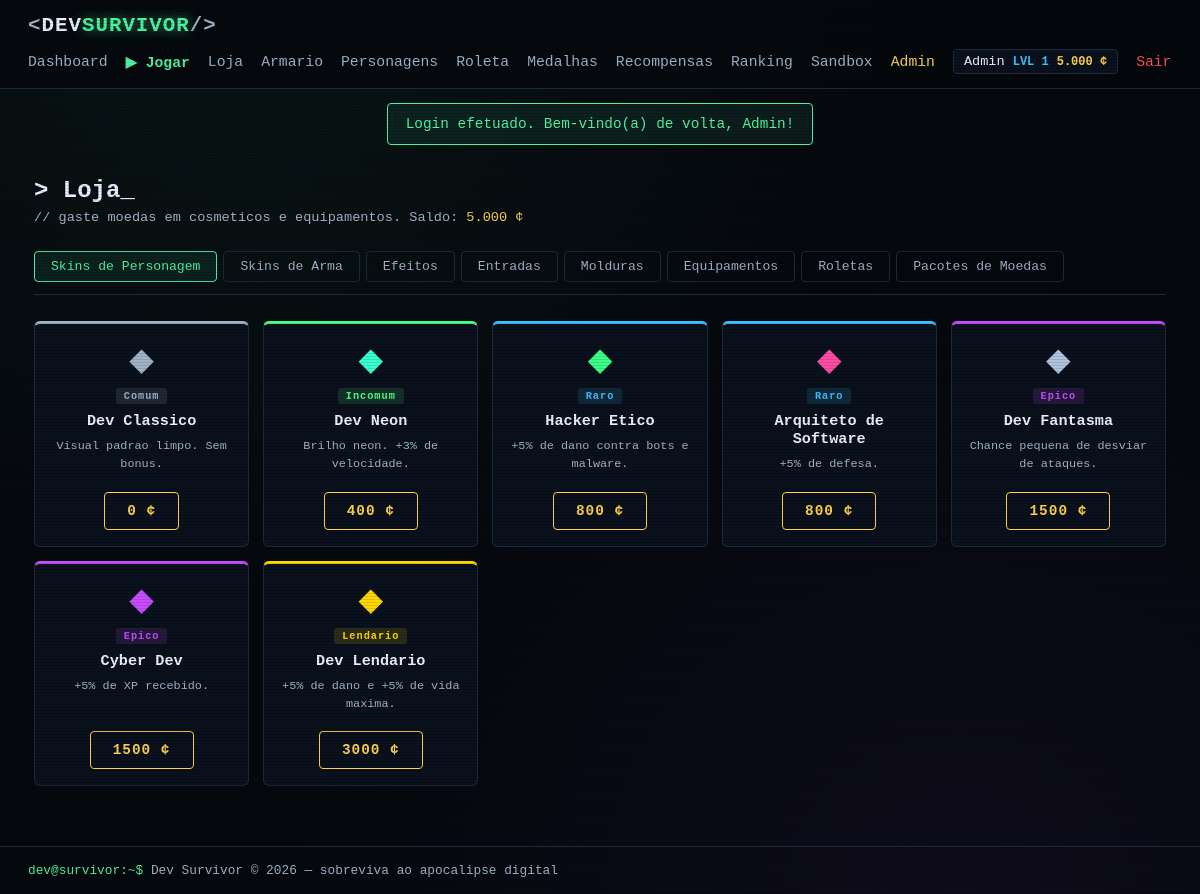
Screenshot of /pages/store.php (signed in) with the database file from the repository.
### tables this page shows
CREATE TABLE players_stats (
  id                  INT UNSIGNED NOT NULL AUTO_INCREMENT,
  user_id             INT UNSIGNED NOT NULL,
  level               INT UNSIGNED NOT NULL DEFAULT 1,
  xp                  INT UNSIGNED NOT NULL DEFAULT 0,
  coins               INT UNSIGNED NOT NULL DEFAULT 0,
  total_score         BIGINT UNSIGNED NOT NULL DEFAULT 0,
  total_kills         INT UNSIGNED NOT NULL DEFAULT 0,
  total_matches       INT UNSIGNED NOT NULL DEFAULT 0,
  total_survival_time INT UNSIGNED NOT NULL DEFAULT 0,
  best_score          INT UNSIGNED NOT NULL DEFAULT 0,
  best_kills          INT UNSIGNED NOT NULL DEFAULT 0,
  best_survival_time  INT UNSIGNED NOT NULL DEFAULT 0,
  maps_completed      INT UNSIGNED NOT NULL DEFAULT 0,
  last_free_roulette  DATE NULL,
  created_at          TIMESTAMP NOT NULL DEFAULT CURRENT_TIMESTAMP,
  updated_at          TIMESTAMP NOT NULL DEFAULT CURRENT_TIMESTAMP ON UPDATE CURRENT_TIMESTAMP,
  PRIMARY KEY (id),
  UNIQUE KEY uq_stats_user (user_id),
  CONSTRAINT fk_stats_user FOREIGN KEY (user_id) REFERENCES users (id) ON DELETE CASCADE
);

CREATE TABLE users (
  id         INT UNSIGNED NOT NULL AUTO_INCREMENT,
  name       VARCHAR(60)  NOT NULL,
  email      VARCHAR(120) NOT NULL,
  password   VARCHAR(255) NOT NULL,
  is_admin   TINYINT(1)   NOT NULL DEFAULT 0,
  created_at TIMESTAMP    NOT NULL DEFAULT CURRENT_TIMESTAMP,
  updated_at TIMESTAMP    NOT NULL DEFAULT CURRENT_TIMESTAMP ON UPDATE CURRENT_TIMESTAMP,
  PRIMARY KEY (id),
  UNIQUE KEY uq_users_email (email)
);

CREATE TABLE store_items (
  id            INT UNSIGNED NOT NULL AUTO_INCREMENT,
  name          VARCHAR(80)  NOT NULL,
  slug          VARCHAR(80)  NOT NULL,
  description   TEXT         NULL,
  category      VARCHAR(30)  NOT NULL,  
  rarity        VARCHAR(20)  NOT NULL DEFAULT 'comum',  
  price         INT UNSIGNED NOT NULL DEFAULT 100,
  effect_key    VARCHAR(30)  NULL,   
  effect_value  FLOAT        NOT NULL DEFAULT 0,
  color         VARCHAR(20)  NOT NULL DEFAULT '#4df3a3',
  payload       INT          NOT NULL DEFAULT 0,  
  character_slug VARCHAR(80) NULL,  
  active        TINYINT(1)   NOT NULL DEFAULT 1,
  unlock_level  INT UNSIGNED NOT NULL DEFAULT 1,
  created_at    TIMESTAMP    NOT NULL DEFAULT CURRENT_TIMESTAMP,
  PRIMARY KEY (id),
  UNIQUE KEY uq_store_slug (slug)
);

### includes/auth.php (called while the page is built, shortened)
<?php
require_once __DIR__ . '/../config/database.php';
function e($value): string
{
    return htmlspecialchars((string)$value, ENT_QUOTES, 'UTF-8');
}
function getFlashes(): array
{
    $flashes = $_SESSION['flash'] ?? [];
    return $flashes;
}
function isLoggedIn(): bool
{
    return isset($_SESSION['user_id']);
}
function isAdmin(): bool
{
    return isLoggedIn() && !empty($_SESSION['is_admin']);
}
function currentUser(): ?array
{
    static $user = null;
    static $loaded = false;
    if (!$loaded) {
        $loaded = true;
        if (isLoggedIn()) {
            $stmt = db()->prepare(
                'SELECT u.id, u.name, u.email, u.is_admin, u.created_at,
                        s.level, s.xp, s.coins, s.total_score, s.total_kills,
                        s.total_matches, s.total_survival_time,
                        s.best_score, s.best_kills, s.best_survival_time
                 FROM users u
                 LEFT JOIN players_stats s ON s.user_id = u.id
                 WHERE u.id = ?'
            );
            $stmt->execute([$_SESSION['user_id']]);
            $user = $stmt->fetch() ?: null;
        }
    }
    return $user;
}
require_once __DIR__ . '/helpers.php';

### config/database.php (called while the page is built, shortened)
<?php
function db(): PDO
{
    static $pdo = null;
    if ($pdo === null) {
        $dsn = 'mysql:host=' . DB_HOST . ';dbname=' . DB_NAME . ';charset=' . DB_CHARSET;
        try {
            $pdo = new PDO($dsn, DB_USER, DB_PASS, [
                PDO::ATTR_ERRMODE            => PDO::ERRMODE_EXCEPTION,
                PDO::ATTR_DEFAULT_FETCH_MODE => PDO::FETCH_ASSOC,
                PDO::ATTR_EMULATE_PREPARES   => false,
            ]);
        } catch (PDOException $e) {
            http_response_code(500);
            die(
                '<div style="font-family:monospace;background:#0a0f14;color:#ff4d5e;padding:40px;min-height:100vh">' .
                '<h1>[ERRO] Falha na conexao com o banco de dados</h1>' .
                '<p style="color:#9fb3c8">Verifique se o MySQL esta rodando no XAMPP e se o banco ' .
                '<strong style="color:#4df3a3">dev_survivor</strong> foi importado no phpMyAdmin (arquivo install.sql).</p>' .
                '<p style="color:#5c6b7a">Detalhe: ' . htmlspecialchars($e->getMessage(), ENT_QUOTES, 'UTF-8') . '</p>' .
                '</div>'
            );
        }
    }
    return $pdo;
}

### includes/helpers.php (called while the page is built, shortened)
<?php
function rarityColor(?string $rarity): string
{
    return RARITY_COLORS[$rarity] ?? '#9fb3c8';
}
function rarityLabel(?string $rarity): string
{
    return ucfirst($rarity ?? 'comum');
}

### pages/store.php (the view, shortened to what this page needs)
<?php
require_once __DIR__ . '/../includes/auth.php';
$pdo = db();
$userId = (int)$_SESSION['user_id'];
$tabs = [
    'skins'    => ['label' => 'Skins de Personagem', 'cats' => ['character_skin']],
    'armas'    => ['label' => 'Skins de Arma',        'cats' => ['weapon_skin']],
    'efeitos'  => ['label' => 'Efeitos',              'cats' => ['char_effect', 'shot_effect', 'kill_effect']],
    'entrada'  => ['label' => 'Entradas',             'cats' => ['entrance']],
    'molduras' => ['label' => 'Molduras',             'cats' => ['frame']],
    'equip'    => ['label' => 'Equipamentos',         'cats' => ['__equipment__']],
    'roletas'  => ['label' => 'Roletas',              'cats' => ['roulette']],
    'moedas'   => ['label' => 'Pacotes de Moedas',    'cats' => ['coin_pack']],
];
$tab = $_GET['tab'] ?? 'skins';
$user = currentUser();
$isEquip = $tabs[$tab]['cats'][0] === '__equipment__';
if ($isEquip) {
    $items = $pdo->query('SELECT * FROM equipment WHERE active = 1 ORDER BY FIELD(slot,"helmet","armor","gloves","boots","chip","amulet"), price')->fetchAll();
    $stmt = $pdo->prepare('SELECT equipment_id FROM player_equipment WHERE user_id = ?');
    $stmt->execute([$userId]);
    $ownedEquip = array_column($stmt->fetchAll(), 'equipment_id');
} else {
    $placeholders = implode(',', array_fill(0, count($tabs[$tab]['cats']), '?'));
    $stmt = $pdo->prepare("SELECT * FROM store_items WHERE category IN ($placeholders) ORDER BY FIELD(rarity,'comum','incomum','raro','epico','lendario','mitico'), price");
    $stmt->execute($tabs[$tab]['cats']);
    $items = $stmt->fetchAll();
    $stmt = $pdo->prepare('SELECT store_item_id FROM player_items WHERE user_id = ?');
    $stmt->execute([$userId]);
    $ownedItems = array_column($stmt->fetchAll(), 'store_item_id');
}
require_once __DIR__ . '/../includes/header.php';
?>
<h1 class="page-title">&gt; Loja<span class="cursor">_</span></h1>
<p class="page-sub">// gaste moedas em cosmeticos e equipamentos. Saldo: <span class="tx-yellow"><?= e(number_format((int)$user['coins'],0,',','.')) ?> &cent;</span></p>
<nav class="admin-tabs">
    <?php foreach ($tabs as $key => $t): ?>
        <a href="<?= e(BASE_URL) ?>/pages/store.php?tab=<?= e($key) ?>" class="<?= $tab === $key ? 'active' : '' ?>"><?= e($t['label']) ?></a>
    <?php endforeach; ?>
</nav>
<section class="shop-grid">
    <?php if ($isEquip): foreach ($items as $eq):
        $owned = in_array($eq['id'], $ownedEquip);
        $rc = rarityColor($eq['rarity']);
    ?>
        <div class="shop-card" style="--rarity: <?= e($rc) ?>">
            <div class="shop-icon" style="color: <?= e($eq['color']) ?>">&#9881;</div>
            <span class="rarity-tag" style="background: <?= e($rc) ?>22; color: <?= e($rc) ?>"><?= e(rarityLabel($eq['rarity'])) ?></span>
            <h3><?= e($eq['name']) ?></h3>
            <p class="shop-slot"><?= e(strtoupper($eq['slot'])) ?></p>
            <p class="shop-desc"><?= e($eq['description']) ?></p>
            <?php if ($owned): ?>
                <span class="btn btn-disabled btn-block">&#10003; Adquirido</span>
            <?php else: ?>
                <form method="post" action="<?= e(BASE_URL) ?>/pages/store.php?tab=<?= e($tab) ?>">
                    <?= csrfField() ?>
                    <input type="hidden" name="slug" value="<?= e($eq['slug']) ?>">
                    <button name="action" value="buy_equipment" class="btn btn-buy btn-block"><?= e($eq['price']) ?> &cent;</button>
                </form>
            <?php endif; ?>
        </div>
    <?php endforeach; else: foreach ($items as $item):
        $owned = isset($ownedItems) && in_array($item['id'], $ownedItems);
        $rc = rarityColor($item['rarity']);
        $isRoulette = $item['category'] === 'roulette';
        $isCoinPack = $item['category'] === 'coin_pack';
    ?>
        <div class="shop-card" style="--rarity: <?= e($rc) ?>">
            <div class="shop-icon" style="color: <?= e($item['color']) ?>"><?= $isRoulette ? '&#127920;' : ($isCoinPack ? '&cent;' : '&#9670;') ?></div>
            <span class="rarity-tag" style="background: <?= e($rc) ?>22; color: <?= e($rc) ?>"><?= e(rarityLabel($item['rarity'])) ?></span>
            <h3><?= e($item['name']) ?></h3>
            <p class="shop-desc"><?= e($item['description']) ?></p>
            <?php if ($isCoinPack || !$item['active']): ?>
                <span class="btn btn-disabled btn-block">Indisponivel (premium)</span>
            <?php elseif ($owned): ?>
                <span class="btn btn-disabled btn-block">&#10003; Adquirido</span>
            <?php else: ?>
                <form method="post" action="<?= e(BASE_URL) ?>/pages/store.php?tab=<?= e($tab) ?>">
                    <button name="action" value="buy" class="btn btn-buy btn-block">
                        <?= $isRoulette ? 'Girar — ' : '' ?><?= e($item['price']) ?> &cent;
                    </button>
                </form>
            <?php endif; ?>
        </div>
    <?php endforeach; endif; ?>
</section>
<?php require_once __DIR__ . '/../includes/footer.php'; ?>

### includes/header.php (shortened to what this page needs)
<?php
require_once __DIR__ . '/auth.php';
$user = currentUser();
?>
<!DOCTYPE html>
<html lang="pt-BR">
<head>
    <link rel="stylesheet" href="<?= e(BASE_URL) ?>/assets/css/style.css">
</head>
<body>
<header class="topbar">
    <a class="logo" href="<?= e(BASE_URL) ?>/index.php">
        <span class="logo-bracket">&lt;</span>DEV<span class="logo-accent">SURVIVOR</span><span class="logo-bracket">/&gt;</span>
    </a>
    <nav class="nav">
        <?php if (isLoggedIn()): ?>
            <a href="<?= e(BASE_URL) ?>/pages/dashboard.php">Dashboard</a>
            <a href="<?= e(BASE_URL) ?>/pages/maps.php" class="nav-play">&#9654; Jogar</a>
            <a href="<?= e(BASE_URL) ?>/pages/store.php">Loja</a>
            <a href="<?= e(BASE_URL) ?>/pages/locker.php">Armario</a>
            <a href="<?= e(BASE_URL) ?>/pages/characters.php">Personagens</a>
            <a href="<?= e(BASE_URL) ?>/pages/roulette.php">Roleta</a>
            <a href="<?= e(BASE_URL) ?>/pages/medals.php">Medalhas</a>
            <a href="<?= e(BASE_URL) ?>/pages/rewards.php">Recompensas</a>
            <a href="<?= e(BASE_URL) ?>/pages/ranking.php">Ranking</a>
            <a href="<?= e(BASE_URL) ?>/pages/sandbox.php">Sandbox</a>
            <?php if (isAdmin()): ?>
                <a href="<?= e(BASE_URL) ?>/pages/admin.php" class="nav-admin">Admin</a>
            <?php endif; ?>
            <span class="nav-user">
                <span class="nav-user-name"><?= e($user['name'] ?? '') ?></span>
                <span class="nav-user-level">LVL <?= e($user['level'] ?? 1) ?></span>
                <span class="nav-user-coins"><?= e(number_format((int)($user['coins'] ?? 0), 0, ',', '.')) ?> &cent;</span>
            </span>
            <a href="<?= e(BASE_URL) ?>/logout.php" class="nav-logout">Sair</a>
        <?php else: ?>
            <a href="<?= e(BASE_URL) ?>/pages/ranking.php">Ranking</a>
            <a href="<?= e(BASE_URL) ?>/pages/login.php">Login</a>
            <a href="<?= e(BASE_URL) ?>/pages/register.php" class="nav-play">Criar Conta</a>
        <?php endif; ?>
    </nav>
</header>
<?php foreach (getFlashes() as $f): ?>
    <div class="flash flash-<?= e($f['type']) ?>"><?= e($f['message']) ?></div>
<?php endforeach; ?>
<main class="container">

### assets/css/style.css (style rules this page uses)
:root { --bg: #05080d; --bg-card: #0a111c; --bg-input: #0d1624; --border: #1b2a3d; --green: #4df3a3; --blue: #39c2ff; --purple: #9b4dff; --red: #ff4d5e; --orange: #ff9f1c; --yellow: #ffd24d; --pink: #ff4da6; --text: #e8f0ff; --text-dim: #9fb3c8; --mono: 'Consolas', 'Courier New', monospace; }
* { margin: 0; padding: 0; box-sizing: border-box; }
body { background: var(--bg); background-image: radial-gradient(ellipse at 20% 0%, rgba(77, 243, 163, 0.05), transparent 50%), radial-gradient(ellipse at 80% 100%, rgba(155, 77, 255, 0.06), transparent 50%); color: var(--text); font-family: var(--mono); min-height: 100vh; display: flex; flex-direction: column; }
a { color: var(--green); text-decoration: none; }
.tx-yellow { color: var(--yellow); }
.topbar { display: flex; justify-content: space-between; align-items: center; flex-wrap: wrap; gap: 12px; padding: 14px 28px; border-bottom: 1px solid var(--border); background: rgba(5, 8, 13, 0.9); position: sticky; top: 0; z-index: 100; }
.logo { font-size: 1.3rem; font-weight: bold; letter-spacing: 1px; color: var(--text); }
.logo-bracket { color: var(--text-dim); }
.logo-accent { color: var(--green); text-shadow: 0 0 12px rgba(77, 243, 163, 0.6); }
.nav { display: flex; align-items: center; gap: 18px; flex-wrap: wrap; }
.nav a { color: var(--text-dim); font-size: 0.92rem; }
.nav-play { color: var(--green) !important; font-weight: bold; }
.nav-admin { color: var(--yellow) !important; }
.nav-logout { color: var(--red) !important; }
.nav-user { display: inline-flex; align-items: center; gap: 8px; padding: 4px 10px; border: 1px solid var(--border); border-radius: 4px; background: var(--bg-card); }
.nav-user-name { color: var(--text); font-size: 0.85rem; }
.nav-user-level { color: var(--blue); font-size: 0.75rem; font-weight: bold; }
.container { flex: 1; width: 100%; max-width: 1180px; margin: 0 auto; padding: 32px 24px 60px; }
.flash { max-width: 1180px; margin: 14px auto 0; padding: 12px 18px; border-radius: 4px; font-size: 0.9rem; border: 1px solid; }
.flash-success { background: rgba(77, 243, 163, 0.08); border-color: var(--green); color: var(--green); }
.btn { display: inline-block; padding: 10px 22px; font-family: var(--mono); font-size: 0.9rem; font-weight: bold; letter-spacing: 1px; border: 1px solid var(--green); border-radius: 4px; background: transparent; color: var(--green); cursor: pointer; transition: all 0.15s; text-align: center; }
.btn-block { display: block; width: 100%; margin-top: 10px; }
.cursor { animation: blink 1.1s steps(1) infinite; }
.page-title { font-size: 1.5rem; margin-bottom: 6px; }
.page-sub { color: var(--text-dim); font-size: 0.85rem; margin-bottom: 26px; }
.admin-tabs { display: flex; gap: 6px; flex-wrap: wrap; margin: 18px 0 26px; border-bottom: 1px solid var(--border); padding-bottom: 12px; }
.admin-tabs a { padding: 7px 16px; border: 1px solid var(--border); border-radius: 4px; color: var(--text-dim); font-size: 0.82rem; }
.admin-tabs a.active, .admin-tabs a:hover { border-color: var(--green); color: var(--green); background: rgba(77, 243, 163, 0.08); }
.nav-user-coins { color: var(--yellow); font-size: 0.75rem; font-weight: bold; }
.btn-buy { border-color: var(--yellow); color: var(--yellow); }
.shop-grid { display: grid; grid-template-columns: repeat(auto-fill, minmax(200px, 1fr)); gap: 14px; }
.shop-card { background: var(--bg-card); border: 1px solid var(--border); border-top: 3px solid var(--rarity, var(--green)); border-radius: 6px; padding: 16px; display: flex; flex-direction: column; gap: 8px; text-align: center; align-items: center; }
.shop-icon { font-size: 2rem; }
.shop-card h3 { font-size: 0.95rem; }
.shop-desc { font-size: 0.74rem; color: var(--text-dim); flex: 1; line-height: 1.5; }
.rarity-tag { font-size: 0.64rem; font-weight: bold; padding: 2px 8px; border-radius: 3px; letter-spacing: 1px; }

### rows the page displays
players_stats: user.name "Admin", level "1", coins "5.000"
store_items: rarity "Comum", name "Dev Classico", description "Visual padrao limpo. Sem bonus.", price "0"
store_items: rarity "Incomum", name "Dev Neon", description "Brilho neon. +3% de velocidade.", price "400"
store_items: rarity "Raro", name "Hacker Etico", description "+5% de dano contra bots e malware.", price "800"
store_items: rarity "Raro", name "Arquiteto de Software", description "+5% de defesa.", price "800"
store_items: rarity "Epico", name "Dev Fantasma", description "Chance pequena de desviar de ataques.", price "1500"
store_items: rarity "Epico", name "Cyber Dev", description "+5% de XP recebido.", price "1500"
store_items: rarity "Lendario", name "Dev Lendario", description "+5% de dano e +5% de vida maxima.", price "3000"

### other values shown
$f['message'] "Login efetuado. Bem-vindo(a) de volta, Admin!"
$t['label'] "Skins de Personagem"
$t['label'] "Skins de Arma"
$t['label'] "Efeitos"
$t['label'] "Entradas"
$t['label'] "Molduras"
$t['label'] "Equipamentos"
$t['label'] "Roletas"
$t['label'] "Pacotes de Moedas"
